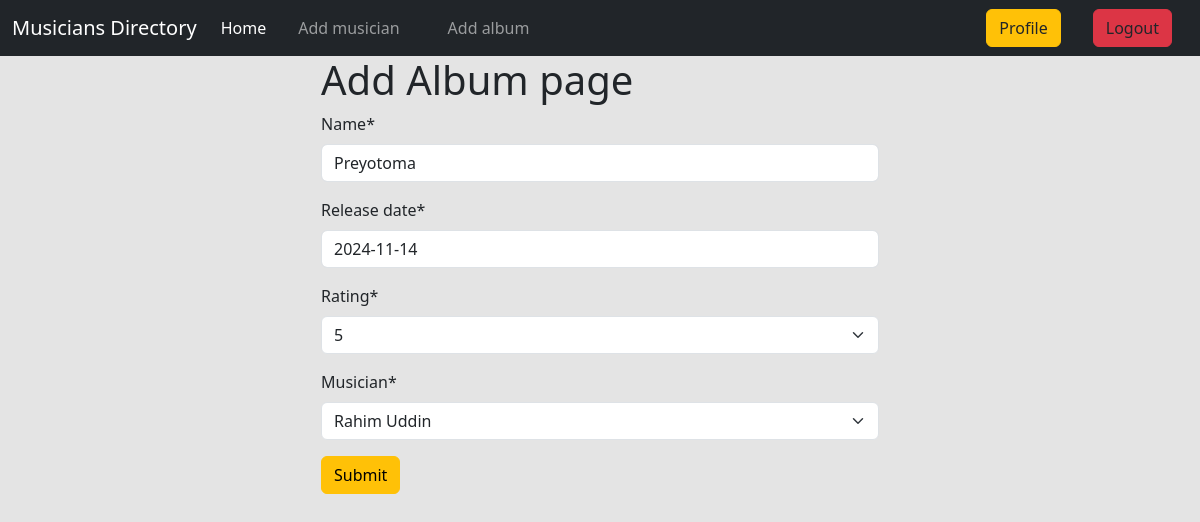
Page /post/album/1/edit/ (signed in) on the committed database.
### posts/models.py (models this page shows, shortened)
class Album(models.Model):
    author = models.ForeignKey(User, on_delete=models.CASCADE, related_name='albums' )
    musician = models.ForeignKey(Musician, on_delete=models.CASCADE, related_name='albums')
    name = models.CharField(max_length=100)
    release_date = models.DateField()
    rating = models.PositiveIntegerField(choices=[(i, i) for i in range(1, 6)])

### posts/views.py (the view, shortened to what this page needs)
# urls.py: path('album/<int:id>/edit/', AlbumUpdateView.as_view(), name='album_update'),
@method_decorator(login_required, name='dispatch')
class AlbumUpdateView(UpdateView):
    model = models.Album
    form_class = forms.AlbumForm
    template_name = 'add_album.html'
    pk_url_kwarg = 'id'
    success_url = reverse_lazy('profile')

### posts/forms.py
class AlbumForm(forms.ModelForm):
    class Meta:
        model = Album
        fields = ['name', 'release_date', 'rating', 'musician']

### posts/models.py (called while the page is built)
    def __str__(self):
        return f"{self.first_name} {self.last_name}"

### posts/templates/add_album.html (shortened to what this page needs)
{% extends "base.html" %}
{% load crispy_forms_tags %}
{% block content %}
<form style="width:50%; margin : auto" method="post">
    <h1>Add Album page</h1>
    {{form | crispy}}
    <button class="btn btn-warning">Submit</button>
</form>
{% endblock %}

### rows in the picture
Album: name "Preyotoma", release_date "2024-11-14", rating "5", musician "Rahim Uddin"
